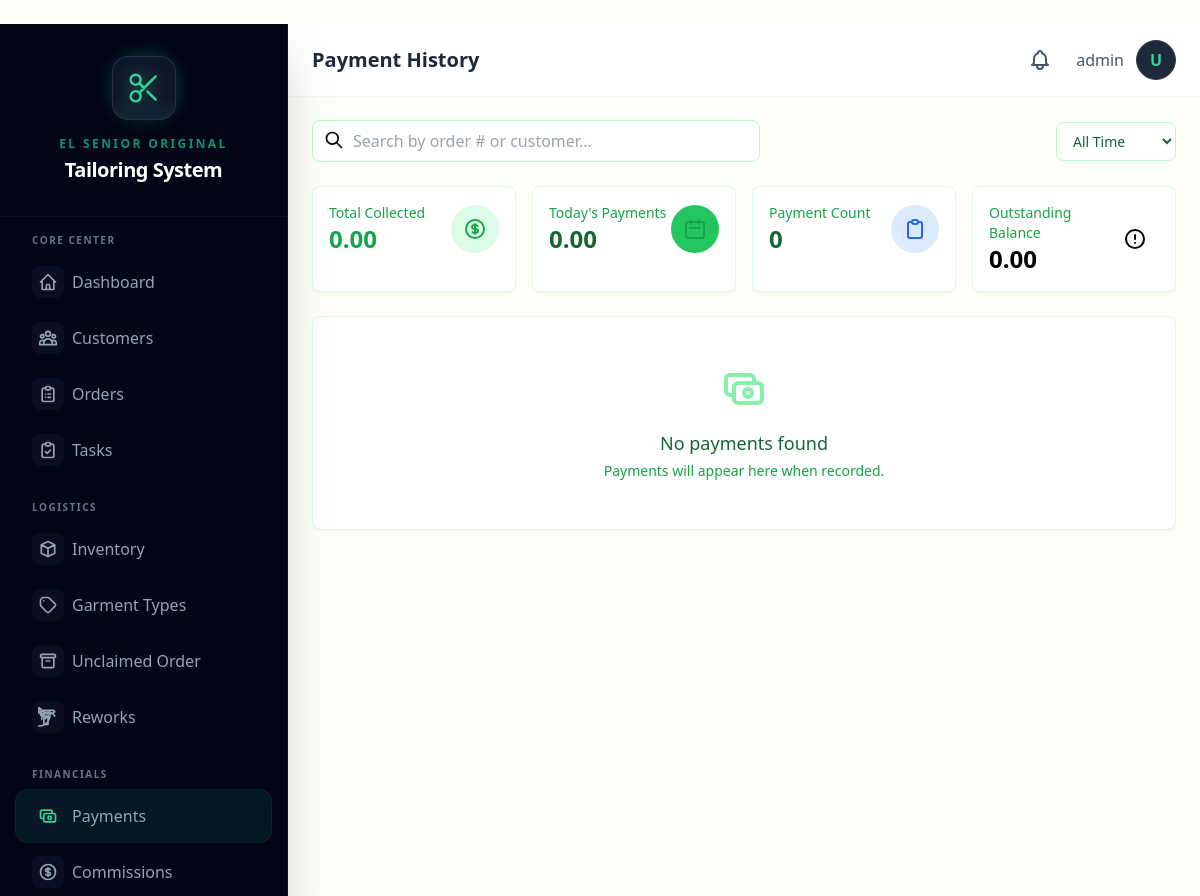
The page /payments/ (signed in) on the database as committed earlier.
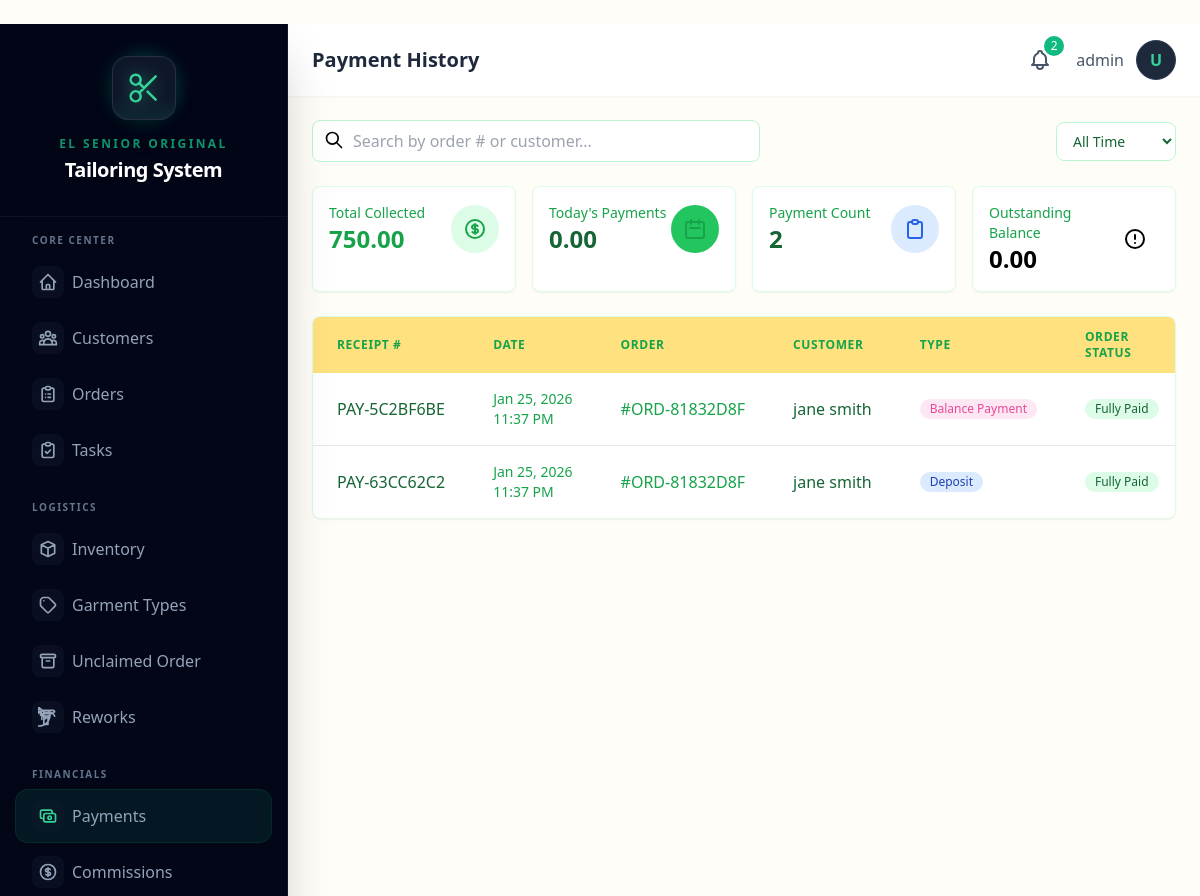
The same page on the database as committed later.
### core/models.py (models this page shows, shortened)
class Payment(models.Model):
    PAYMENT_TYPE_CHOICES = [
        ('deposit', 'Deposit'),
        ('balance', 'Balance Payment'),
        ('full', 'Full Payment'),
    ]
    STATUS_CHOICES = [
        ('pending', 'Pending'),
        ('completed', 'Completed'),
        ('cancelled', 'Cancelled'),
    ]
    payment_number = models.CharField(max_length=50, unique=True, editable=False)
    order = models.ForeignKey(
        Order,
        on_delete=models.CASCADE,
        related_name='payments'
    )
    amount = models.DecimalField(max_digits=10, decimal_places=2)
    payment_type = models.CharField(max_length=20, choices=PAYMENT_TYPE_CHOICES)
    payment_method = models.CharField(max_length=20, default='cash')
    status = models.CharField(max_length=20, choices=STATUS_CHOICES, default='completed')
    notes = models.TextField(blank=True)
    received_by = models.ForeignKey(
        User,
        on_delete=models.SET_NULL,
        null=True,
        related_name='received_payments'
    )
    payment_date = models.DateTimeField(auto_now_add=True)
    created_at = models.DateTimeField(auto_now_add=True)
    updated_at = models.DateTimeField(auto_now=True)
    class Meta:
        ordering = ['-created_at']

class Order(models.Model):
    STATUS_CHOICES = [
        ('pending', 'Pending'),
        ('in_progress', 'In Progress'),
        ('completed', 'Completed'),
        ('delivered', 'Claimed'),
        ('for_adjustment', 'For Adjustment/Rework'),
        ('ready_for_reclaim', 'Ready for Re-Claim'),
        ('cancelled', 'Cancelled'),
    ]
    order_number = models.CharField(max_length=50, unique=True, editable=False)
    customer = models.ForeignKey(
        Customer,
        on_delete=models.PROTECT,
        related_name='orders'
    )
    garment_type = models.ForeignKey(
        GarmentType,
        on_delete=models.PROTECT
    )
    fabric = models.ForeignKey(
        Fabric,
        on_delete=models.PROTECT
    )
    quantity = models.PositiveIntegerField(default=1)
    fabric_meters_used = models.DecimalField(
        max_digits=10,
        decimal_places=2
    )
    measurements = models.JSONField(default=dict, blank=True)
    special_instructions = models.TextField(blank=True)
    total_price = models.DecimalField(max_digits=10, decimal_places=2)
    deposit_amount = models.DecimalField(max_digits=10, decimal_places=2)
    balance_amount = models.DecimalField(max_digits=10, decimal_places=2)
    status = models.CharField(max_length=20, choices=STATUS_CHOICES, default='pending')
    order_date = models.DateTimeField(auto_now_add=True)
    due_date = models.DateField(null=True, blank=True)
    completed_date = models.DateTimeField(null=True, blank=True)
    created_by = models.ForeignKey(
        User,
        on_delete=models.SET_NULL,
        null=True,
        related_name='created_orders'
    )
    created_at = models.DateTimeField(auto_now_add=True)
    updated_at = models.DateTimeField(auto_now=True)
    class Meta:
        ordering = ['-created_at']
    @property
    def payment_status(self):
        total_paid = sum(p.amount for p in self.payments.filter(status='completed'))
        if total_paid >= self.total_price:
            return 'fully_paid'
        elif total_paid > 0:
            return 'partial'
        return 'unpaid'

class Customer(models.Model):
    name = models.CharField(max_length=200)
    contact_number = models.CharField(max_length=20)
    address = models.TextField(blank=True)
    email = models.EmailField(blank=True)
    created_at = models.DateTimeField(auto_now_add=True)
    updated_at = models.DateTimeField(auto_now=True)
    class Meta:
        ordering = ['-created_at']

### core/views.py (the view)
    def wrapper(request, *args, **kwargs):
        if not request.user.is_authenticated:
            return redirect("login")
        if not hasattr(request.user, "profile") or not request.user.profile.is_admin:
            messages.error(request, "Admin access required.")
            return redirect("dashboard")
        return view_func(request, *args, **kwargs)

### core/context_processors.py (called while the page is built)
def shop_info(request):
    return {
        'SHOP_NAME': getattr(settings, 'SHOP_NAME', 'El Senior Original Tailoring'),
        'SHOP_ADDRESS': getattr(settings, 'SHOP_ADDRESS', ''),
        'SHOP_PHONE': getattr(settings, 'SHOP_PHONE', ''),
    }

def notifications(request):
    if not request.user.is_authenticated:
        return {
            'unread_notification_count': 0,
            'recent_notifications': [],
            'has_unread_notifications': False,
        }
    from .models import Notification
    unread_count = Notification.get_unread_count(request.user)
    recent_notifications = Notification.get_recent_notifications(request.user, limit=10)
    urgent_count = Notification.objects.filter(
        recipient=request.user,
        is_read=False,
        priority__in=['urgent', 'high']
    ).count()
    return {
        'unread_notification_count': unread_count,
        'recent_notifications': recent_notifications,
        'has_unread_notifications': unread_count > 0,
        'urgent_notification_count': urgent_count,
        'has_urgent_notifications': urgent_count > 0,
    }

### core/models.py (called while the page is built)
    @property
    def is_admin(self):
        return self.role == 'admin'

### templates/payments/list.html (shortened to what the changed rows need)
﻿{% extends 'base.html' %}
{% block page_title %}Payment History{% endblock %}
{% block content %}
<div class="space-y-6">
    <div class="grid grid-cols-1 sm:grid-cols-2 lg:grid-cols-4 gap-4">
        <div class="bg-white rounded-lg shadow-sm p-4 border border-green-100">
            <div class="flex items-center justify-between">
                <div>
                    <p class="text-sm font-medium text-green-600">Total Collected</p>
                    <p class="text-2xl font-bold text-green-600">{{ stats.total_collected|floatformat:2|default:"0.00" }}</p>
                </div>
            </div>
        </div>
        <div class="bg-white rounded-lg shadow-sm p-4 border border-green-100">
            <div class="flex items-center justify-between">
                <div>
                    <p class="text-sm font-medium text-green-600">Payment Count</p>
                    <p class="text-2xl font-bold text-green-800">{{ stats.payment_count|default:"0" }}</p>
                </div>
            </div>
        </div>
    </div>
    <div id="payment-table-container" class="bg-white rounded-lg shadow-sm border border-green-100 overflow-hidden">
        {% if payments %}
        <div class="overflow-x-auto">
            <table class="w-full">
                <thead class="bg-cream-500">
                    <tr>
                        <th class="px-6 py-3 text-left text-xs font-semibold text-green-600 uppercase tracking-wider">Receipt #</th>
                        <th class="px-6 py-3 text-left text-xs font-semibold text-green-600 uppercase tracking-wider">Date</th>
                        <th class="px-6 py-3 text-left text-xs font-semibold text-green-600 uppercase tracking-wider">Order</th>
                        <th class="px-6 py-3 text-left text-xs font-semibold text-green-600 uppercase tracking-wider">Customer</th>
                        <th class="px-6 py-3 text-left text-xs font-semibold text-green-600 uppercase tracking-wider">Type</th>
                        <th class="px-6 py-3 text-left text-xs font-semibold text-green-600 uppercase tracking-wider">Order Status</th>
                    </tr>
                </thead>
                <tbody class="divide-y divide-brown-100">
                    {% for payment in payments %}
                    <tr class="hover:bg-pink-5000 transition-colors">
                        <td class="px-6 py-4 whitespace-nowrap">
                            <span class="text-green-800 font-medium">{{ payment.payment_number }}</span>
                        </td>
                        <td class="px-6 py-4 whitespace-nowrap text-sm text-green-600">
                            {{ payment.payment_date|date:"M j, Y" }}
                            <span class="text-cream-600 block">{{ payment.payment_date|date:"g:i A" }}</span>
                        </td>
                        <td class="px-6 py-4 whitespace-nowrap">
                            <a href="{% url 'order_detail' payment.order.pk %}" class="text-green-600 hover:text-green-800 font-medium">
                                #{{ payment.order.order_number }}
                            </a>
                        </td>
                        <td class="px-6 py-4 whitespace-nowrap text-green-800">
                            {{ payment.order.customer.name }}
                        </td>
                        <td class="px-6 py-4 whitespace-nowrap">
                            <span class="inline-flex items-center px-2.5 py-0.5 rounded-full text-xs font-medium
                                {% if payment.payment_type == 'full' %}
                                    bg-green-100 text-green-800
                                {% elif payment.payment_type == 'deposit' %}
                                    bg-blue-100 text-blue-800
                                {% else %}
                                    bg-pink-100 text-pink-500
                                {% endif %}">
                                {{ payment.get_payment_type_display }}
                            </span>
                        </td>
                        <td class="px-6 py-4 whitespace-nowrap">
                            <span class="inline-flex items-center px-2.5 py-0.5 rounded-full text-xs font-medium
                                {% if payment.order.payment_status == 'fully_paid' %}
                                    bg-green-100 text-green-800
                                {% elif payment.order.payment_status == 'partial' %}
                                    bg-yellow-100 text-yellow-800
                                {% else %}
                                    bg-red-100 text-red-800
                                {% endif %}">
                                {% if payment.order.payment_status == 'fully_paid' %}
                                    Fully Paid
                                {% elif payment.order.payment_status == 'partial' %}
                                    Partial
                                {% else %}
                                    Unpaid
                                {% endif %}
                            </span>
                        </td>
                    </tr>
                    {% endfor %}
                </tbody>
            </table>
        </div>
        {% else %}
        <div class="px-6 py-12 text-center">
            <h3 class="mt-4 text-lg font-medium text-green-800">No payments found</h3>
            <p class="mt-1 text-sm text-green-600">Payments will appear here when recorded.</p>
        </div>
        {% endif %}
    </div>
</div>
{% endblock %}

### templates/base.html (shortened to what the changed rows need)
<!DOCTYPE html>
<html lang="en">
<head>
    {% load static %}
    <script src="{% static 'js/tailwind.js' %}"></script>
    <link rel="stylesheet" href="https://unpkg.com/unpoly@3.0.5/unpoly.min.css">
</head>
<body class="bg-cream-50 min-h-screen">
    {% block body %}
    {% if user.is_authenticated %}
    <div x-data="{ sidebarOpen: false }" class="flex h-screen overflow-hidden">
        <aside :class="sidebarOpen ? 'translate-x-0' : '-translate-x-full'"
            class="fixed inset-y-0 left-0 z-30 w-72 bg-slate-950 border-r border-slate-800/50 transform transition-all duration-300 ease-in-out lg:translate-x-0 lg:static lg:inset-auto no-print shadow-2xl overflow-y-auto scrollbar-thin scrollbar-thumb-slate-800 scrollbar-track-transparent">
            <div class="sticky top-0 z-20 flex flex-col items-center justify-center py-8 px-6 bg-slate-950/80 backdrop-blur-md border-b border-white/5">
                <h2 class="mt-4 text-center">
                    <span class="block text-xs uppercase tracking-[0.2em] text-emerald-500 font-bold mb-1 opacity-80">El Senior Original</span>
                    <span class="block text-xl font-black text-white tracking-tight">Tailoring System</span>
                </h2>
            </div>
        </aside>
        <div class="flex-1 flex flex-col overflow-hidden">
            <header class="bg-white shadow-sm z-10 no-print">
                <div class="flex items-center justify-between px-6 py-4">
                    <h1 class="text-xl font-semibold text-slate-800">{% block page_title %}Dashboard{% endblock %}</h1>
                    <div class="flex items-center gap-4">
                        <div x-data="{ notifOpen: false }" class="relative">
                            <button @click="notifOpen = !notifOpen" @click.away="notifOpen = false"
                                class="relative p-2 text-slate-600 hover:text-slate-800 hover:bg-slate-100 rounded-full focus:outline-none transition-colors"
                                hx-get="{% url 'notification_dropdown' %}" hx-trigger="click"
                                hx-target="#notification-dropdown-content" hx-swap="innerHTML">
                                {% if unread_notification_count > 0 %}
                                <span
                                    class="absolute -top-1 -right-1 bg-emerald-500 text-white text-xs rounded-full h-5 w-5 flex items-center justify-center animate-pulse">
                                    {{ unread_notification_count|default:0 }}
                                </span>
                                {% endif %}
                            </button>
                        </div>
                    </div>
            </header>
            <main id="main-content" class="flex-1 overflow-y-auto p-6">
                {% block content %}{% endblock %}
            </main>
        </div>
    </div>
    {% else %}
    {% block unauthenticated_content %}{% endblock %}
    {% endif %}
    {% endblock %}
</body>
</html>

Rows that differ between the two databases and show on the page:
added Payment: payment_number "PAY-5C2BF6BE", payment_date "Jan 25, 2026", payment_date "11:37 PM", order.order_number "ORD-81832D8F", order.customer.name "jane smith", payment_type "Balance Payment", amount "Fully Paid"
added Payment: payment_number "PAY-63CC62C2", payment_date "Jan 25, 2026", payment_date "11:37 PM", order.order_number "ORD-81832D8F", order.customer.name "jane smith", payment_type "Deposit", amount "Fully Paid"
Other text that changed with them:
{{ unread_notification_count|default:0 }}: (not shown) → "2"
{{ stats.total_collected|floatformat:2|default:"0.00" }}: "0.00" → "750.00"
{{ stats.payment_count|default:"0" }}: "0" → "2"
text no longer shown: "No payments found Payments will appear here when recorded."
text now shown: "RECEIPT # DATE ORDER CUSTOMER TYPE ORDER STATUS"
